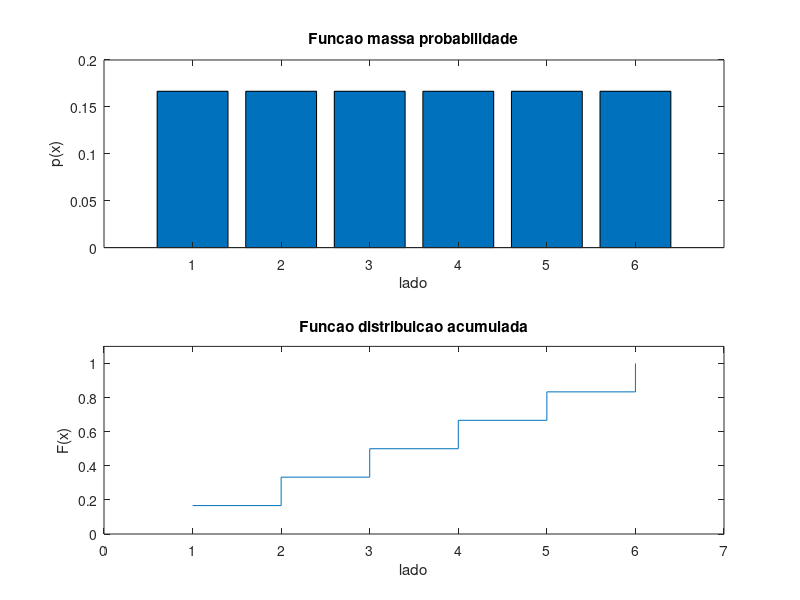

Reproduce this figure in MATLAB.
% a)
lados = [1 2 3 4 5 6];
probs = zeros(length(lados), 1) + 1/length(lados);

subplot(2, 1, 1);
bar(probs);
title("Funcao massa probabilidade");
xlabel("lado");
ylabel("p(x)");

% b)
accum_probs = cumsum(probs);

subplot(2, 1, 2);
stairs(accum_probs);
title("Funcao distribuicao acumulada");
xlabel("lado");
ylabel("F(x)");
xlim([0 7]);
ylim([0 1.1]);